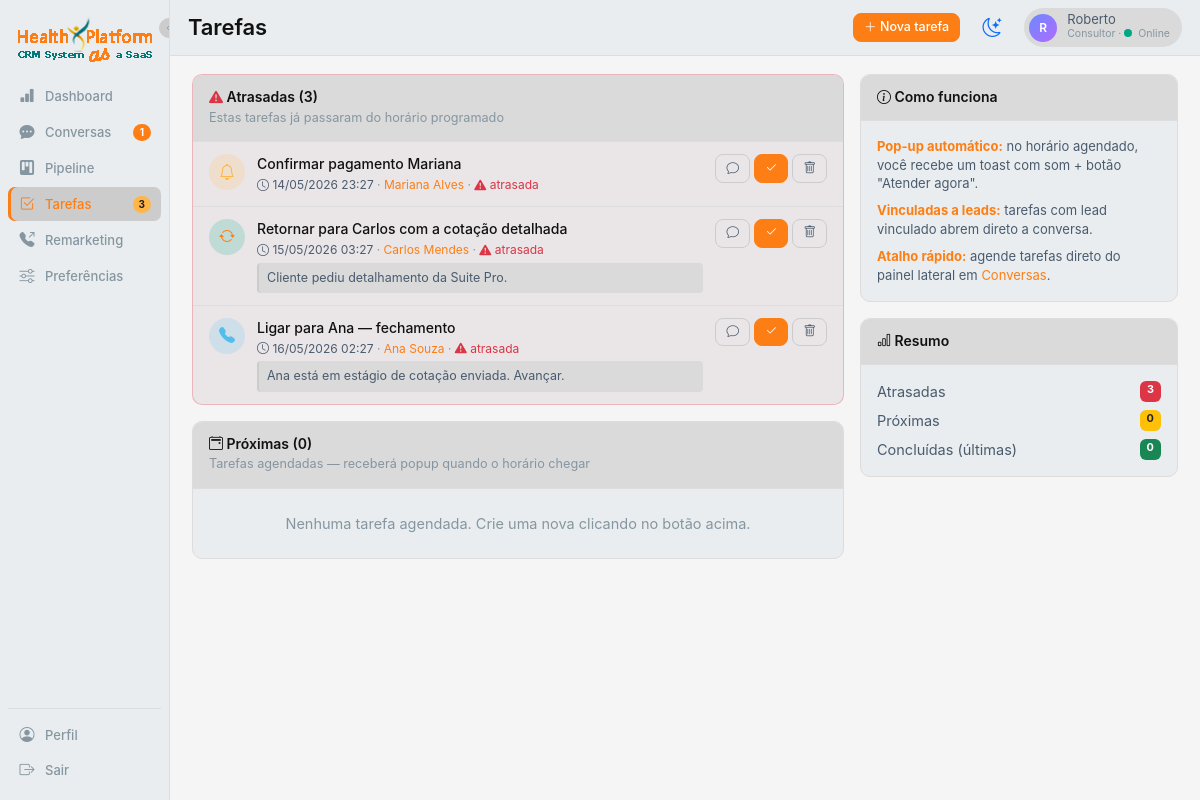
Page /tarefas (signed in) on the committed database.
### app.py (models this page shows, shortened)
class User(db.Model):
    __tablename__ = 'users'
    id = db.Column(db.Integer, primary_key=True)
    name = db.Column(db.String(120), nullable=False)
    email = db.Column(db.String(120), unique=True, nullable=False)
    password_hash = db.Column(db.String(255), nullable=False)
    role = db.Column(db.String(20), default='consultor')
    weekly_quota = db.Column(db.Integer, default=20)
    is_online = db.Column(db.Boolean, default=True)
    is_active = db.Column(db.Boolean, default=True)
    is_blocked = db.Column(db.Boolean, default=False)
    blocked_reason = db.Column(db.String(255), default='')
    created_at = db.Column(db.DateTime, default=datetime.utcnow)
    manager_id = db.Column(db.Integer, db.ForeignKey('users.id'))
    manager = db.relationship('User', remote_side=[id], backref='subordinados')
    favorite_templates = db.Column(db.String(255), default='')
    favorite_followups = db.Column(db.String(255), default='')
    cadence_per_day = db.Column(db.Integer, default=2)
    cadence_days = db.Column(db.Integer, default=3)
    cadence_interval_hours = db.Column(db.Integer, default=3)

class Task(db.Model):
    __tablename__ = 'tasks'
    id = db.Column(db.Integer, primary_key=True)
    user_id = db.Column(db.Integer, db.ForeignKey('users.id'), nullable=False)
    lead_id = db.Column(db.Integer, db.ForeignKey('leads.id'))
    title = db.Column(db.String(200), nullable=False)
    description = db.Column(db.Text, default='')
    kind = db.Column(db.String(30), default='lembrete')
    scheduled_at = db.Column(db.DateTime, nullable=False)
    done = db.Column(db.Boolean, default=False)
    done_at = db.Column(db.DateTime)
    triggered = db.Column(db.Boolean, default=False)
    created_at = db.Column(db.DateTime, default=datetime.utcnow)
    user = db.relationship('User', backref='tasks')
    lead = db.relationship('Lead')

class Lead(db.Model):
    __tablename__ = 'leads'
    id = db.Column(db.Integer, primary_key=True)
    name = db.Column(db.String(120), nullable=False)
    phone = db.Column(db.String(40))
    email = db.Column(db.String(120))
    company = db.Column(db.String(120))
    source = db.Column(db.String(60), default='manual')
    source_visible_to_consultor = db.Column(db.Boolean, default=False)
    stage = db.Column(db.String(40), default='mensagem_enviada')
    owner_id = db.Column(db.Integer, db.ForeignKey('users.id'))
    tags = db.Column(db.String(255), default='')
    notes = db.Column(db.Text, default='')
    created_at = db.Column(db.DateTime, default=datetime.utcnow)
    last_message_at = db.Column(db.DateTime)
    last_inbound_at = db.Column(db.DateTime)
    last_outbound_at = db.Column(db.DateTime)
    sent_without_response = db.Column(db.Integer, default=0)
    tem_cnpj = db.Column(db.Boolean)
    categoria = db.Column(db.String(20))
    vidas = db.Column(db.Integer)
    preferencia_contato = db.Column(db.String(20), default='whatsapp')
    budget = db.Column(db.Float, default=0.0)
    moved_to_remarketing_at = db.Column(db.DateTime)
    fups_sent_today = db.Column(db.Integer, default=0)
    fups_last_date = db.Column(db.Date)
    stage_entered_at = db.Column(db.DateTime, default=datetime.utcnow)
    owner = db.relationship('User', backref='leads')

### app.py (the view, shortened to what this page needs)
@app.route('/tarefas', methods=['GET', 'POST'])
@login_required
def tarefas():
    u = current_user()
    now = datetime.utcnow()
    pending = Task.query.filter_by(user_id=u.id, done=False).order_by(Task.scheduled_at.asc()).all()
    done = Task.query.filter_by(user_id=u.id, done=True).order_by(desc(Task.done_at)).limit(20).all()
    overdue = [t for t in pending if t.scheduled_at < now]
    upcoming = [t for t in pending if t.scheduled_at >= now]
    leads_q = Lead.query if u.role == 'admin' else Lead.query.filter_by(owner_id=u.id)
    leads = leads_q.order_by(Lead.name).all()
    return render_template('tarefas.html',
                           overdue=overdue, upcoming=upcoming, done=done,
                           leads=leads, now=now)

### app.py (called while the page is built)
def current_user():
    uid = session.get('user_id')
    if not uid:
        return None
    return db.session.get(User, uid)

def login_required(f):
    @wraps(f)
    def wrap(*args, **kwargs):
        if not session.get('user_id'):
            return redirect(url_for('login'))
        return f(*args, **kwargs)
    return wrap

def filter_leads_by_visibility(query, user):
    if user.role == 'master':
        return query
    if user.role == 'coordenador':
        return query.filter(Lead.owner_id.in_(visible_user_ids(user)))
    if user.role == 'lider':
        return query.filter(db.false())
    if user.role == 'admin':
        return query
    return query.filter(Lead.owner_id == user.id)

### templates/tarefas.html (shortened to what this page needs)
{% extends 'base.html' %}
{% block page_title %}Tarefas{% endblock %}
{% block topbar_extra %}
<button class="btn btn-brand btn-sm" data-bs-toggle="modal" data-bs-target="#newTaskModal">
  <i class="bi bi-plus-lg"></i> Nova tarefa
</button>
{% endblock %}
{% block content %}
<div class="row g-3">
  <div class="col-lg-8">
    {% if overdue %}
    <div class="card-cv mb-3 border-danger-soft">
      <div class="card-cv-header d-flex align-items-center justify-content-between">
        <div>
          <h5 class="mb-0"><i class="bi bi-exclamation-triangle-fill text-danger"></i> Atrasadas ({{ overdue|length }})</h5>
          <span class="muted small">Estas tarefas já passaram do horário programado</span>
        </div>
      </div>
      <div class="task-list">
        {% for t in overdue %}
        {% include "_task_row.html" %}
        {% endfor %}
      </div>
    </div>
    {% endif %}
    <div class="card-cv mb-3">
      <div class="card-cv-header">
        <h5 class="mb-0"><i class="bi bi-calendar2-event"></i> Próximas ({{ upcoming|length }})</h5>
        <span class="muted small">Tarefas agendadas — receberá popup quando o horário chegar</span>
      </div>
      <div class="task-list">
        {% if upcoming %}
          {% for t in upcoming %}
          {% include "_task_row.html" %}
          {% endfor %}
        {% else %}
          <div class="p-4 text-center text-mute">Nenhuma tarefa agendada. Crie uma nova clicando no botão acima.</div>
        {% endif %}
      </div>
    </div>
  </div>
  <div class="col-lg-4">
    <div class="card-cv mb-3">
      <div class="card-cv-header">
        <h5 class="mb-0"><i class="bi bi-info-circle"></i> Como funciona</h5>
      </div>
      <div class="p-3 fs-13 text-soft">
        <p class="mb-2"><b class="text-brand">Pop-up automático:</b> no horário agendado, você recebe um toast com som + botão "Atender agora".</p>
        <p class="mb-2"><b class="text-brand">Vinculadas a leads:</b> tarefas com lead vinculado abrem direto a conversa.</p>
        <p class="mb-0"><b class="text-brand">Atalho rápido:</b> agende tarefas direto do painel lateral em <a href="{{ url_for('conversas') }}" class="text-brand">Conversas</a>.</p>
      </div>
    </div>
    <div class="card-cv">
      <div class="card-cv-header">
        <h5 class="mb-0"><i class="bi bi-bar-chart"></i> Resumo</h5>
      </div>
      <div class="p-3">
        <div class="d-flex justify-content-between mb-2">
          <span class="text-soft">Atrasadas</span>
          <span class="badge bg-danger">{{ overdue|length }}</span>
        </div>
        <div class="d-flex justify-content-between mb-2">
          <span class="text-soft">Próximas</span>
          <span class="badge bg-warning text-dark">{{ upcoming|length }}</span>
        </div>
        <div class="d-flex justify-content-between">
          <span class="text-soft">Concluídas (últimas)</span>
          <span class="badge bg-success">{{ done|length }}</span>
        </div>
      </div>
    </div>
  </div>
</div>
{% endblock %}

### templates/base.html (shortened to what this page needs)
<!doctype html>
<html lang="pt-BR">
<head>
  <link href="https://cdn.jsdelivr.net/npm/bootstrap@5.3.2/dist/css/bootstrap.min.css" rel="stylesheet">
  <link href="https://cdn.jsdelivr.net/npm/bootstrap-icons@1.11.2/font/bootstrap-icons.css" rel="stylesheet">
  <link rel="stylesheet" href="{{ url_for('static', filename='css/app.css') }}">
</head>
<body data-lead-id="{{ lead_id_for_js or '' }}" data-user-id="{{ current_user.id if current_user else '' }}"
  data-user-role="{{ current_user.role if current_user else '' }}">
  {% if current_user %}
  <div class="app-shell">
    <aside class="sidebar">
      <button type="button" class="sidebar-toggle" onclick="toggleSidebar()" title="Expandir/recolher menu">
        <i class="bi bi-chevron-left"></i>
      </button>
      <div class="brand" title="CRM Conversacional">
        <img src="{{ url_for('static', filename='imgs/logo.png') }}" alt="Logo" class="logo">
      </div>
      <a href="{{ url_for('dashboard') }}" data-tip="Dashboard"
        class="nav-item {% if active_nav == 'dashboard' %}active{% endif %}">
        <i class="bi bi-bar-chart-fill"></i><span class="nav-label">Dashboard</span>
      </a>
      {% if current_user.role in ('consultor', 'master', 'coordenador') %}
      <a href="{{ url_for('conversas') }}" data-tip="Conversas"
        class="nav-item {% if active_nav == 'conversas' %}active{% endif %}">
        <i class="bi bi-chat-dots-fill"></i>
        <span class="nav-label">Conversas</span>
        {% if unread_count and unread_count > 0 %}<span class="nav-badge">{{ unread_count }}</span>{% endif %}
      </a>
      <a href="{{ url_for('pipeline') }}" data-tip="Pipeline"
        class="nav-item {% if active_nav == 'pipeline' %}active{% endif %}">
        <i class="bi bi-kanban-fill"></i><span class="nav-label">Pipeline</span>
      </a>
      <a href="{{ url_for('tarefas') }}" data-tip="Tarefas"
        class="nav-item {% if active_nav == 'tarefas' %}active{% endif %}">
        <i class="bi bi-check2-square"></i><span class="nav-label">Tarefas</span>
        {% if pending_tasks and pending_tasks > 0 %}<span class="nav-badge nav-badge-warn">{{ pending_tasks }}</span>{%
        endif %}
      </a>
      <a href="{{ url_for('remarketing') }}" data-tip="Remarketing"
        class="nav-item {% if active_nav == 'remarketing' %}active{% endif %}">
        <i class="bi bi-telephone-outbound-fill"></i><span class="nav-label">Remarketing</span>
      </a>
      {% endif %}
      {% if current_user.role in ('consultor', 'master', 'coordenador') %}
      <a href="{{ url_for('preferencias') }}" data-tip="Preferências"
        class="nav-item {% if active_nav == 'preferencias' %}active{% endif %}">
        <i class="bi bi-sliders"></i><span class="nav-label">Preferências</span>
      </a>
      {% endif %}
      <div class="nav-bottom">
        <a href="{{ url_for('perfil') }}" data-tip="Perfil"
          class="nav-item {% if active_nav == 'perfil' %}active{% endif %}">
          <i class="bi bi-person-circle"></i><span class="nav-label">Perfil</span>
        </a>
        <a href="{{ url_for('logout') }}" data-tip="Sair" class="nav-item">
          <i class="bi bi-box-arrow-right"></i><span class="nav-label">Sair</span>
        </a>
      </div>
    </aside>
    <main class="main">
      <div class="topbar">
        <div class="page-title">{% block page_title %}{% endblock %}</div>
        {% block topbar_extra %}{% endblock %}
        <button id="themeToggle" class="btn btn-link text-decoration-none theme-toggle-btn"
          title="Alternar tema claro/escuro" type="button">
          <i id="themeIcon" class="bi bi-moon-stars"></i>
        </button>
        <div class="user-chip">
          <div class="avatar">{{ current_user.name[0]|upper }}</div>
          <div>
            <div class="user-name">{{ current_user.name }}</div>
            <div class="user-role-status">
              {% if current_user.role == 'admin' %}Administrador{% else %}Consultor{% endif %}
              · <span class="status-dot {% if current_user.is_online %}online{% else %}offline{% endif %}"></span>{% if
              current_user.is_online %}Online{% else %}Offline{% endif %}
            </div>
          </div>
        </div>
      </div>
      <div class="content {% block content_class %}{% endblock %}">
        {% block content %}{% endblock %}
      </div>
    </main>
  </div>
  {% else %}
  {% block anon %}{% endblock %}
  {% endif %}
</body>
</html>

### templates/_task_row.html
{% set kind_icons = {'lembrete':'bell','ligacao':'telephone-fill','followup_manual':'arrow-repeat','reuniao':'calendar-event'} %}
<div class="task-row {% if t.scheduled_at < now %}overdue{% endif %}">
  <div class="task-icon kind-{{ t.kind }}">
    <i class="bi bi-{{ kind_icons.get(t.kind, 'check2-square') }}"></i>
  </div>
  <div class="task-body">
    <div class="task-title">{{ t.title }}</div>
    <div class="task-meta">
      <span class="task-time">
        <i class="bi bi-clock"></i> {{ t.scheduled_at.strftime('%d/%m/%Y %H:%M') }}
      </span>
      {% if t.lead %}
        · <a href="{{ url_for('conversas', lead=t.lead.id) }}" class="text-brand">{{ t.lead.name }}</a>
      {% endif %}
      {% if t.scheduled_at < now %}
        · <span class="text-danger"><i class="bi bi-exclamation-triangle-fill"></i> atrasada</span>
      {% endif %}
    </div>
    {% if t.description %}<div class="task-desc">{{ t.description }}</div>{% endif %}
  </div>
  <div class="task-actions">
    {% if t.lead %}
    <a href="{{ url_for('conversas', lead=t.lead.id) }}" class="btn btn-sm btn-ghost" title="Abrir conversa">
      <i class="bi bi-chat"></i>
    </a>
    {% endif %}
    <form method="POST" action="{{ url_for('task_done', tid=t.id) }}" style="margin:0;">
      <button class="btn btn-sm btn-brand" title="Marcar como concluída"><i class="bi bi-check2"></i></button>
    </form>
    <form method="POST" action="{{ url_for('task_delete', tid=t.id) }}" style="margin:0;">
      <button class="btn btn-sm btn-ghost" title="Remover"><i class="bi bi-trash"></i></button>
    </form>
  </div>
</div>

### rows in the picture
User: name "R", name "Roberto"
Task: title "Confirmar pagamento Mariana", scheduled_at "14/05/2026 23:27", lead.name "Mariana Alves", shows "atrasada"
Task: title "Retornar para Carlos com a cotação detalhada", scheduled_at "15/05/2026 03:27", lead.name "Carlos Mendes", shows "atrasada", description "Cliente pediu detalhamento da Suite Pro."
Task: title "Ligar para Ana — fechamento", scheduled_at "16/05/2026 02:27", lead.name "Ana Souza", shows "atrasada", description "Ana está em estágio de cotação enviada. Avançar."

### other values in the picture
{{ unread_count }} "1"
{{ pending_tasks }} "3"
{{ overdue|length }} "3"
{{ upcoming|length }} "0"
{{ done|length }} "0"
